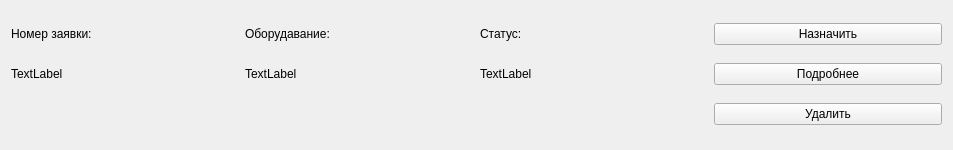
<?xml version="1.0" encoding="UTF-8"?>
<ui version="4.0">
 <class>AdminRequestWidget</class>
 <widget class="QWidget" name="AdminRequestWidget">
  <property name="geometry">
   <rect>
    <x>0</x>
    <y>0</y>
    <width>953</width>
    <height>150</height>
   </rect>
  </property>
  <property name="windowTitle">
   <string>AdminRequestWidget</string>
  </property>
  <layout class="QGridLayout" name="gridLayout">
   <item row="1" column="2">
    <widget class="QLabel" name="label_status">
     <property name="text">
      <string>TextLabel</string>
     </property>
    </widget>
   </item>
   <item row="2" column="3">
    <widget class="QPushButton" name="pushButton_delete">
     <property name="text">
      <string>Удалить</string>
     </property>
     <property name="autoDefault">
      <bool>false</bool>
     </property>
    </widget>
   </item>
   <item row="0" column="1">
    <widget class="QLabel" name="label_2">
     <property name="text">
      <string>Оборудавание:</string>
     </property>
    </widget>
   </item>
   <item row="1" column="3">
    <widget class="QPushButton" name="pushButton_more">
     <property name="text">
      <string>Подробнее</string>
     </property>
     <property name="autoDefault">
      <bool>false</bool>
     </property>
    </widget>
   </item>
   <item row="0" column="3">
    <widget class="QPushButton" name="pushButton_appoint">
     <property name="text">
      <string>Назначить</string>
     </property>
     <property name="autoDefault">
      <bool>false</bool>
     </property>
    </widget>
   </item>
   <item row="1" column="1">
    <widget class="QLabel" name="label_equipment">
     <property name="text">
      <string>TextLabel</string>
     </property>
    </widget>
   </item>
   <item row="1" column="0">
    <widget class="QLabel" name="label_requestID">
     <property name="text">
      <string>TextLabel</string>
     </property>
    </widget>
   </item>
   <item row="0" column="0">
    <widget class="QLabel" name="label">
     <property name="text">
      <string>Номер заявки:</string>
     </property>
    </widget>
   </item>
   <item row="0" column="2">
    <widget class="QLabel" name="label_3">
     <property name="text">
      <string>Статус:</string>
     </property>
    </widget>
   </item>
  </layout>
 </widget>
 <resources/>
 <connections/>
</ui>
